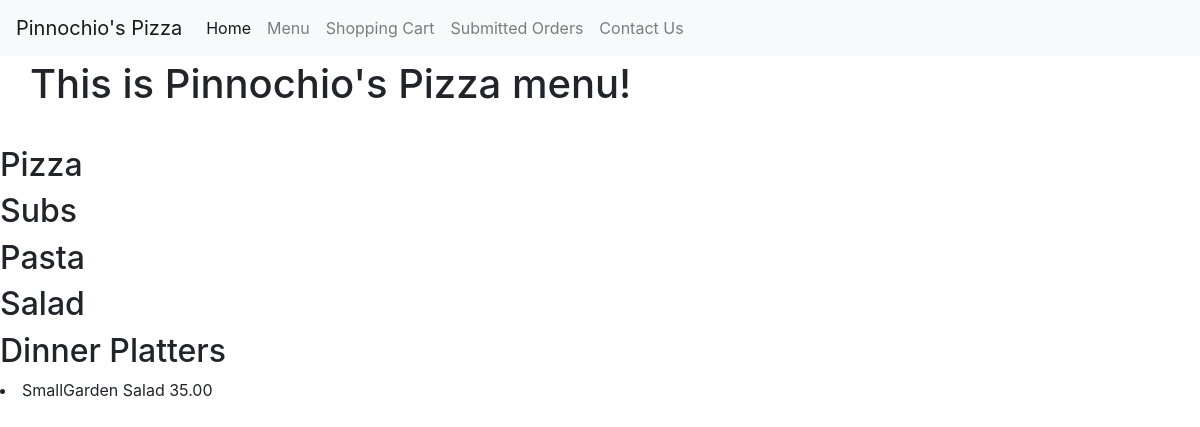
Page /menu on the earlier database version.
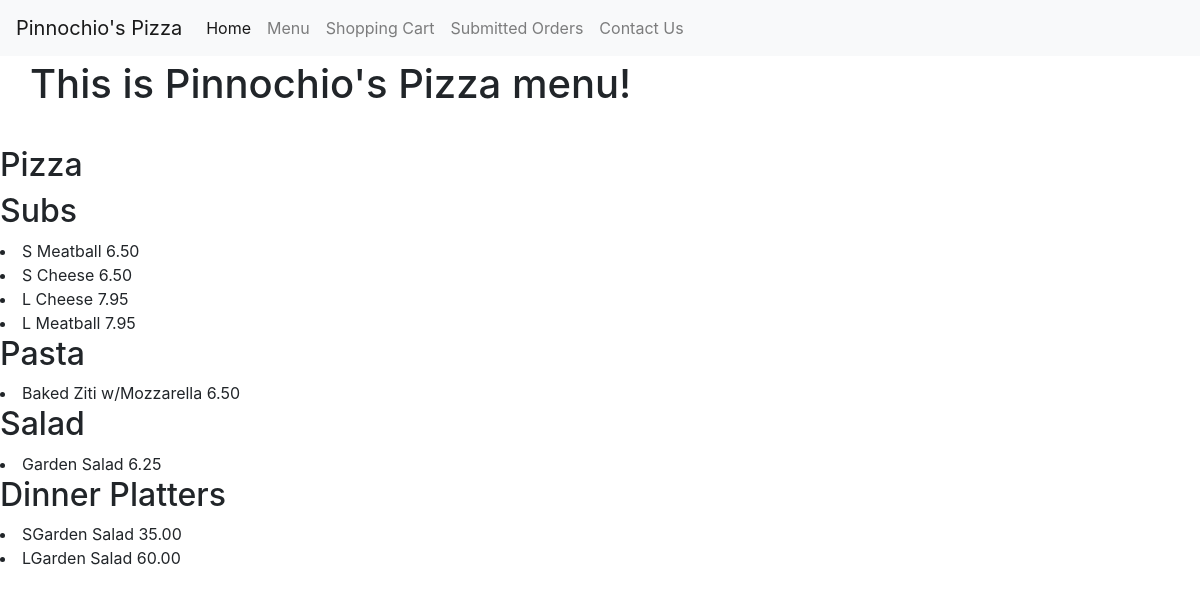
Same page on the later database version.
### orders/models.py (models this page shows, shortened)
class DinnerPlatter(models.Model):
    name = models.CharField(max_length=64)
    size = models.CharField(max_length = 1, choices = SIZES)
    price = models.DecimalField(max_digits = 10, decimal_places=2)

class Sub(models.Model):
    type = models.CharField(max_length=64)
    size = models.CharField(max_length = 1, choices = SIZES)
    price = models.DecimalField(max_digits = 10, decimal_places=2)

class Pasta(models.Model):
    name = models.CharField(max_length=64)
    price = models.DecimalField(max_digits = 10, decimal_places=2)

class Salad(models.Model):
    name = models.CharField(max_length=64)
    price = models.DecimalField(max_digits = 10, decimal_places=2)

### orders/views.py (the view)
# urls.py: path("menu", views.menu, name="menu"),
def menu(request):
    context = {
        "page_text": "This is Pinnochio's Pizza menu!",
        "pizzas": Pizza.objects.all(),
        "subs": Sub.objects.all(),
        "dinners": DinnerPlatter.objects.all(),
        "pastas": Pasta.objects.all(),
        "salads": Salad.objects.all(),
        "toppings": Topping.objects.all()
    }
    return render(request, "orders/menu.html", context)

### orders/templates/orders/menu.html (shortened to what this page needs)
{% extends "orders/base.html" %}
{% block body %}
  <h1 class= "main">
    {{ page_text }}
  </h1>
  <h2>Pizza</h2>
  <h2>Subs</h2>
    {% for sub in subs %}
      <li>
        {{sub.size}} {{ sub.type }} {{sub.price}}
      </li>
    {% endfor %}
  <h2>Pasta</h2>
   {% for pasta in pastas %}
      <li>
         {{ pasta.name }} {{pasta.price}}
      </li>
    {% endfor %}
  <h2>Salad</h2>
    {% for salad in salads %}
      <li>
        {{ salad.name }} {{salad.price}}
      </li>
    {% endfor %}
  <h2>Dinner Platters</h2>
    {% for dinner in dinners %}
      <li>
        {{ dinner.size }}{{ dinner.name }} {{dinner.price}}
      </li>
    {% endfor %}
{% endblock %}

### orders/templates/orders/base.html (shortened to what this page needs)
{% load static %}
<!DOCTYPE html>
<html>
    <head>
        <link rel="stylesheet" href="https://maxcdn.bootstrapcdn.com/bootstrap/4.0.0-beta.3/css/bootstrap.min.css">
    </head>
    <body>
                    <nav class="navbar navbar-expand-lg navbar-light bg-light fixed-top">
                        <a class="navbar-brand" href="{% url 'index'%}">Pinnochio's Pizza</a>
                        <div class="collapse navbar-collapse" id="navbarNav">
                          <ul class="navbar-nav">
                            <li class="nav-item active">
                              <a class="nav-link" href="{% url 'index'%}">Home <span class="sr-only">(current)</span></a>
                            </li>
                            <li class="nav-item">
                              <a class="nav-link" href="{% url 'menu'%}">Menu</a>
                            </li>
                            <li class="nav-item">
                              <a class="nav-link" href="{% url 'cart'%}">Shopping Cart</a>
                            </li>
                            <li class="nav-item">
                              <a class="nav-link" href="{% url 'orders'%}">Submitted Orders</a>
                            </li>
                            <li class="nav-item">
                              <a class="nav-link" href="{% url 'contact'%}">Contact Us</a>
                            </li>
                          </ul>
                        </div>
                    </nav>
        {% block body %}
        {% endblock %}
    </body>
</html>

### orders/templates/orders/base.html (style rules this page uses)
.main { padding: 30px; margin-top: 30px; }

Differences in the rows shown:
added Sub: size "S", type "Meatball", price "6.50"
added Sub: size "S", type "Cheese", price "6.50"
added Sub: size "L", type "Cheese", price "7.95"
added Sub: size "L", type "Meatball", price "7.95"
added Pasta: name "Baked Ziti w/Mozzarella", price "6.50"
added Salad: name "Garden Salad", price "6.25"
changed DinnerPlatter (number 1 of 2 on the later page): size "Small" → "S"
added DinnerPlatter: size "L", name "Garden Salad", price "60.00"
